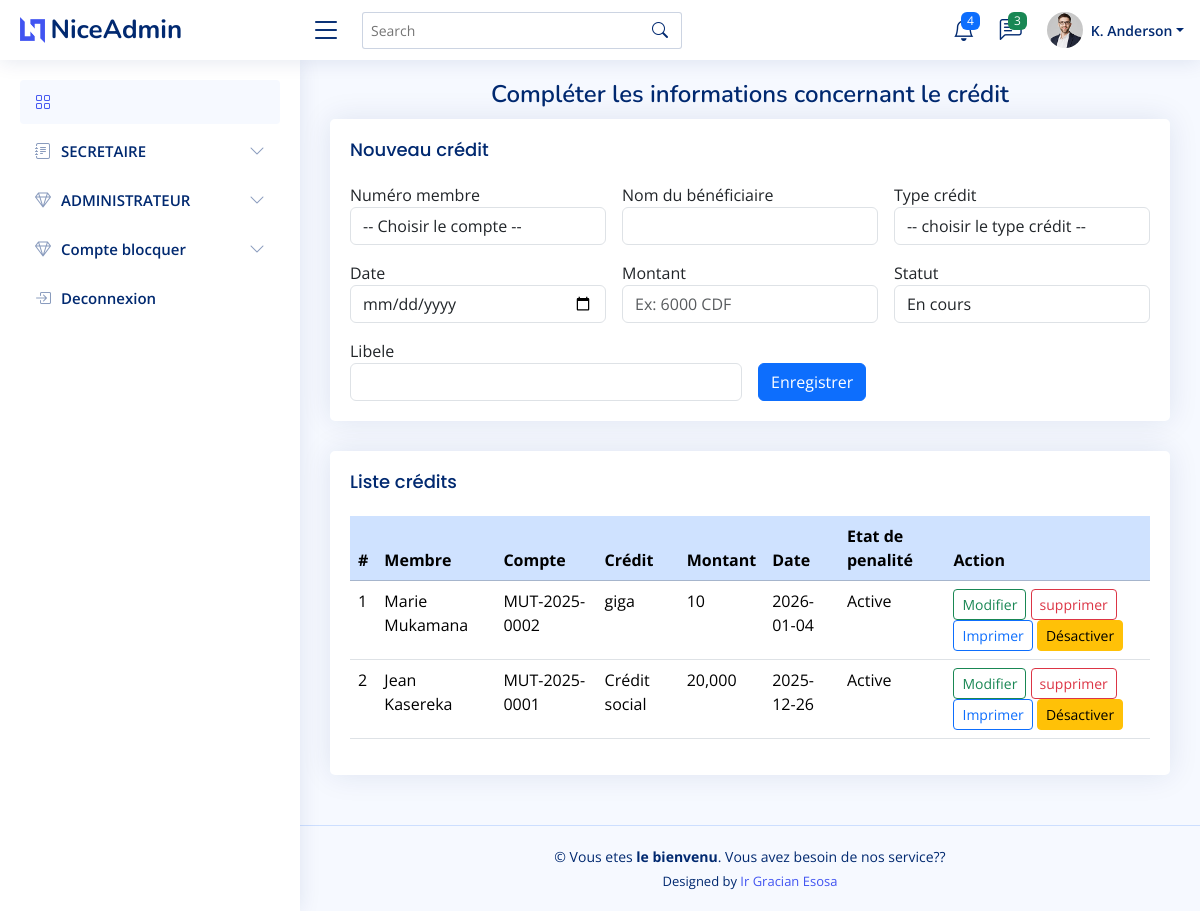
Before: /credit.php with the older database file.
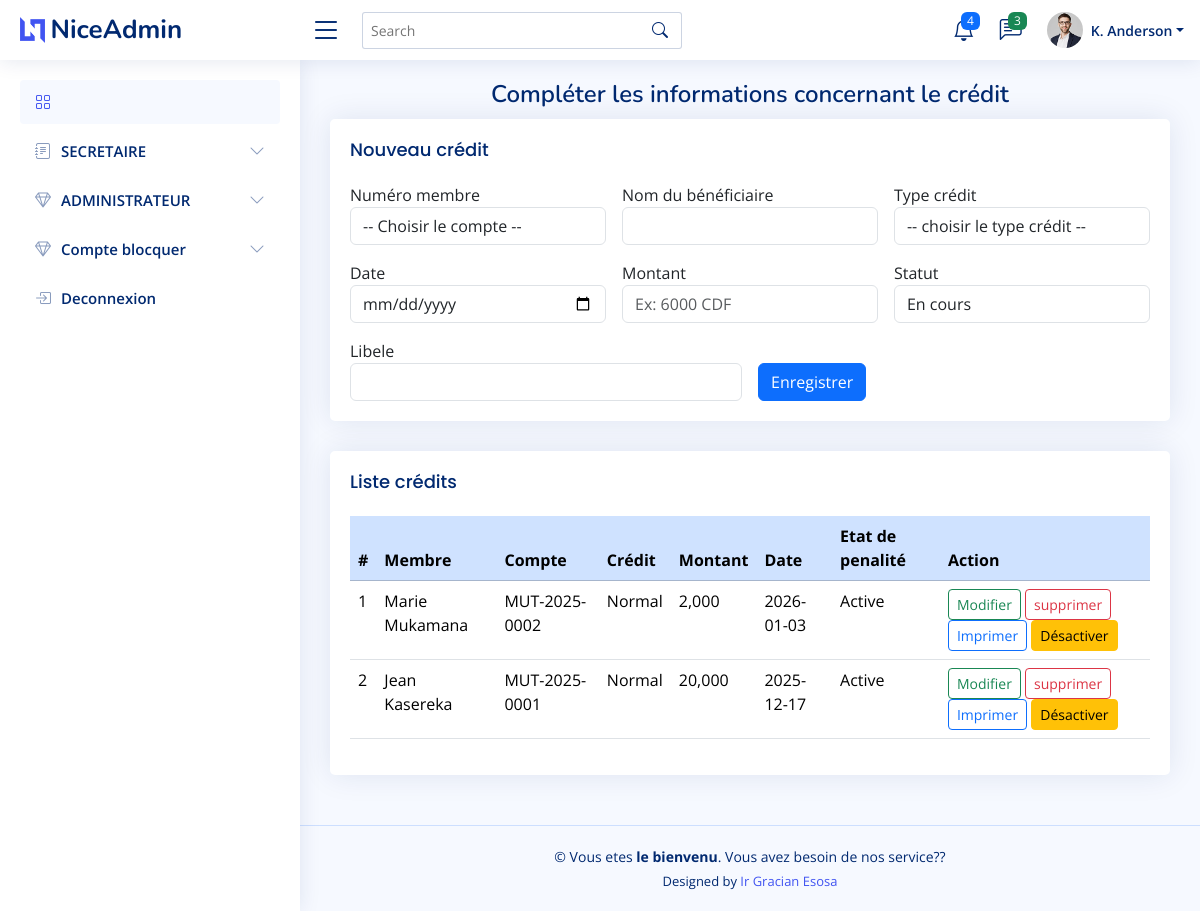
After: the same page with the newer database file.
### tables this page shows
CREATE TABLE `tcredit` (
  `id_credit` int(11) NOT NULL,
  `id_membre` int(11) DEFAULT NULL,
  `nom` varchar(100) NOT NULL,
  `id_type_credit` int(11) DEFAULT NULL,
  `montant_credit` decimal(12,2) DEFAULT NULL,
  `date_credit` date DEFAULT NULL,
  `date_echeance` date DEFAULT NULL,
  `statut` enum('En cours','Soldé') DEFAULT 'En cours',
  `libele` varchar(200) NOT NULL,
  `penalite_active` tinyint(1) DEFAULT 1,
  `taux_penalite` decimal(5,2) DEFAULT 10.00,
  `last_penalite_date` date DEFAULT NULL
);

CREATE TABLE `ttype_credit` (
  `id_type_credit` int(11) NOT NULL,
  `libelle` varchar(50) DEFAULT NULL,
  `taux_interet` decimal(5,2) DEFAULT NULL,
  `duree_mois` int(11) DEFAULT NULL
);

CREATE TABLE `tmembre` (
  `id_membre` int(11) NOT NULL,
  `id_entreprise` int(11) DEFAULT NULL,
  `noms` varchar(150) NOT NULL,
  `sexe` varchar(10) DEFAULT NULL,
  `telephone` varchar(20) DEFAULT NULL,
  `datenaissance` date DEFAULT NULL,
  `date_adhesion` date DEFAULT NULL,
  `email` varchar(100) DEFAULT NULL,
  `photos` varchar(100) DEFAULT NULL,
  `statut` enum('Actif','Suspendu') DEFAULT 'Actif'
);

CREATE TABLE `tcompte` (
  `id_compte` int(11) NOT NULL,
  `numero_compte` varchar(30) DEFAULT NULL,
  `id_membre` int(11) DEFAULT NULL,
  `nom_membre` varchar(150) DEFAULT NULL,
  `solde` decimal(12,2) DEFAULT 0.00,
  `est_bloque` tinyint(1) DEFAULT 0,
  `date_deblocage` date DEFAULT NULL,
  `date_creation` date DEFAULT NULL
);

### credit.php (the view, shortened to what the changed rows need)
<?php
require_once("traitement/penalite_auto.php");
   $query = $pdo->prepare("
   SELECT
       c.id_credit,
       c.penalite_active,
       m.noms AS nom_membre,
       cp.numero_compte,
       tc.libelle AS type_credit,
       c.montant_credit,
       c.date_credit,
       c.statut
   FROM Tcredit c
   INNER JOIN Tmembre m ON m.id_membre = c.id_membre
   INNER JOIN Tcompte cp ON cp.id_membre = m.id_membre
   INNER JOIN Ttype_credit tc ON tc.id_type_credit = c.id_type_credit
   ORDER BY c.date_credit DESC
");
$query->execute();
?>
<!DOCTYPE html>
<html lang="en">
    <body>
        <main id="main" class="main">
            <div class="pagetitle">
                <h1 class="text-center">Compléter les informations concernant le crédit</h1>
            </div>
                    <section class="section">
                    <div class="row">
                    <div class="col-lg-12">
                    <div class="card">
                    <div class="card-body">
                    <table class="table table-hover">
                    <thead class="table-primary">
                    <tr>
                            <tr>
                                <th>#</th>
                                <th>Membre</th>
                                <th>Compte</th>
                                <th>Crédit</th>
                                <th>Montant</th>
                                <th>Date</th>
                                <th>Etat de penalité</th>
                                <th>Action</th>
                            </tr>
                    </tr>
                    </thead>
                    <tbody>
                    <?php $i = 1; while($row = $query->fetch(PDO::FETCH_ASSOC)) { ?>
                            <tr>
                                <td><?= $i++ ?></td>
                                <td><?= htmlspecialchars($row['nom_membre']) ?></td>
                                <td><?= htmlspecialchars($row['numero_compte']) ?></td>
                                <td><?= htmlspecialchars($row['type_credit']) ?></td>
                                <td><?= number_format($row['montant_credit']) ?></td>
                                <td><?= $row['date_credit'] ?></td>
                                <td><?= $row['penalite_active'] ? 'Active' : 'Arrêtée' ?></td>
                    <td>
                    <a href="credit.php?edit_id=<?= $row['id_credit'] ?>" class="btn btn-sm btn-outline-success">Modifier</a>
                    <a href="traitement/credit.php?delete_id=<?= $row['id_credit'] ?>" class="btn btn-sm btn-outline-danger"
                    onclick="return confirm('Voulez-vous vraiment supprimer ce crédit ?');">
                    supprimer
                    </a>
                    <a href="" class="btn btn-sm btn-outline-primary">Imprimer</a>
                    <?php if ($row['statut'] == 'En cours'): ?>
                        <a href="traitement/desactiver_credit.php?id=<?= $row['id_credit'] ?>"
                        class="btn btn-warning btn-sm px-2"
                        onclick="return confirm('Désactiver ce crédit ?')">
                            Désactiver
                        </a>
                    <?php endif; ?>
                    </td>
                    </tr>
                    <?php } ?>
                    </tbody>
                    </table>
                    </div>
                    </div>
                    </div>
            </div>
        </section>
    </main>
    <?php include "menu/lien.php"; ?>
    </body>
</html>

Changed rows visible on the page:
changed tcredit "Marie Mukamana": ttype_credit.libelle "giga" → "Normal"; montant_credit "10" → "2,000"; date_credit "2026-01-04" → "2026-01-03"
changed tcredit "Jean Kasereka": ttype_credit.libelle "Crédit social" → "Normal"; date_credit "2025-12-26" → "2025-12-17"
